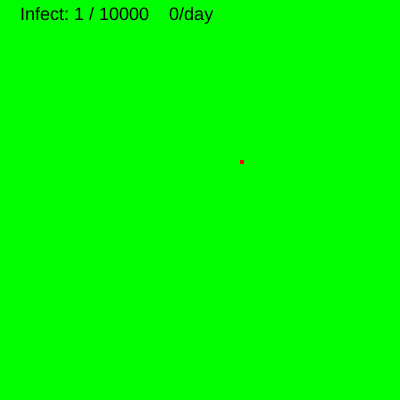
Frame 1 (no input)
Frame 60 (no input): identical to frame 1, image omitted
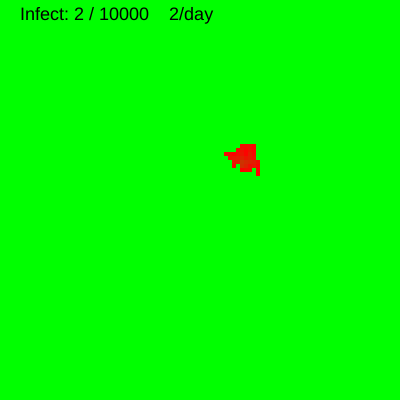
Frame 120 (the mouse pressed at the canvas centre since frame 60)

The p5.js sketch that drew these frames (run headless with seeded random() and noise() and a simulated clock; from frame 60 on, the mouse is pressed at the canvas centre):

// p5.js sketch
// ── sketch.js

var cells; // 细胞： 健康=0，染病=1
var colNum = 100;
var rowNum = 100;
var infectious = 0.3; // 传染能力
var timeStep = 0.04;

// 函数setup() ：准备阶段
function setup() {
	createCanvas(400,400);

	cells = new Array();
	for(var i=0;i<colNum;i++)
	{
		cells[i] = new Array();
		for(var j=0;j<rowNum;j++)
		{
			cells[i][j] = 0;
		}
	}
	cells[60][40] = 1;
}

var lastDrawTime = 0.0
var leftTime = 1.0;
// 函数draw()：作画阶段
function draw() {
	fill(255,50);
	rect(-5,-5,width+10,height+10);
	drawCells(cells);
	
	var TNow = millis()/1000;
	var dt = TNow - lastDrawTime;
	leftTime -= dt;
	if(leftTime<=0.0)
	{
		cells = infect(cells);// 传染
		leftTime = timeStep;
		//leftTime = random(..);
	}
	dispInfectionState(cells);
	lastDrawTime = TNow;
}

function CopyCellArray(c)
{
	var cols = c.length;
	var rows = c[0].length;
	var c2 = new Array();
	for(var i=0;i<cols;i++)
	{
		c2[i] = new Array();
		for(var j=0;j<rows;j++)
		{
			c2[i][j] = c[i][j];
		}
	}
	return c2;
}
var infectPerDay  = 0;
function infect(c)
{
	var ccopy = CopyCellArray(c);

	var cols = c.length;
	var rows = c[0].length;
	var infectCnt = 0;
	for(var i=0;i<cols;i++)
	{
		for(var j=0;j<rows;j++)
		{
			if(c[i][j]>0)
			// 如果已经感染，不发生事情
			{
				ccopy[i][j] -=0.01;
				continue;
			}
			var ileft = i-1;
			var cl = getCellValue(c,i-1,j);
			var cr = getCellValue(c,i+1,j);
			var cu = getCellValue(c,i,j-1);
			var cb = getCellValue(c,i,j+1);
			var thres = infectious*(cl+cr+cu+cb)/4;
			if(random(0,1)<thres)
			{
				ccopy[i][j] = 1;
				infectCnt ++;
			}
		}
	}
	infectPerDay = infectCnt;
	return ccopy;
}

function getCellValue(c,i,j)
{
	var cols = c.length;
	var rows = c[0].length;

	if(i<0)
	{
		i = i+cols;
	}
	if(j<0)
	{
		j = j+rows;
	}

	i = i%cols;
	j = j%rows;
	return c[i][j];
}

function drawCells(c)
{
	var cols = c.length;
	var rows = c[0].length;
	var xgap = width/cols;
	var ygap = height/rows;

	var x0 = 0;
	var y0 = 0;
	push();
	for(var i=0;i<cols;i++)
	{
		for(var j=0;j<rows;j++)
		{
			var cval = c[i][j];
			fill(cval*255,255*(1-cval),0);
			noStroke();
			var x = x0 + xgap*i;
			var y = y0 + ygap*j;
			rect(x,y,xgap,ygap);
		}
	}
	pop();
}


function dispInfectionState(c)
{
	var cols = c.length;
	var rows = c[0].length;

	var totalNum = cols*rows;
	var infectNum = 0;
	for(var i=0;i<cols;i++)
	{
		for(var j=0;j<rows;j++)
		{
			var cval = c[i][j];
			if(cval>=1)
			{
				infectNum ++;
			}
		}
	}

	push();
	textSize(18);
	fill(0);
	text(
		"Infect: " + infectNum + " / " + totalNum + "    " + infectPerDay + "/day",20,20);
	pop();

}
